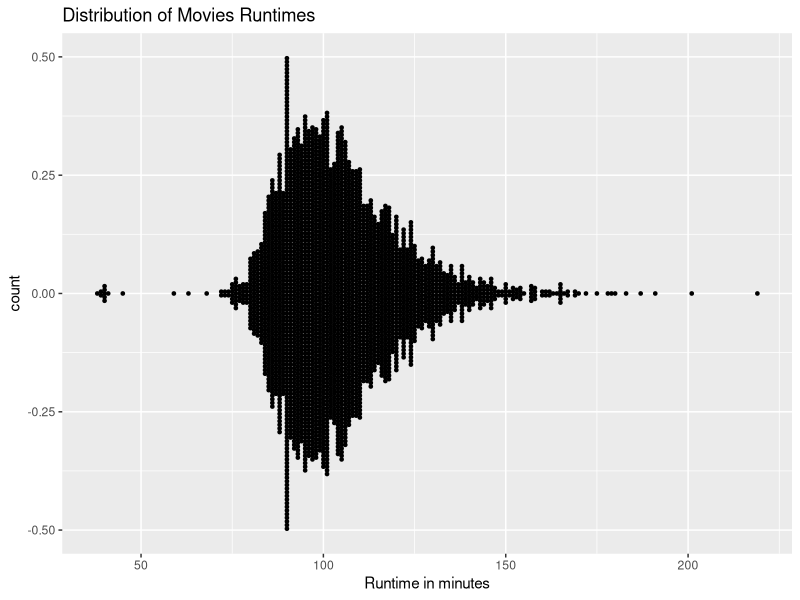
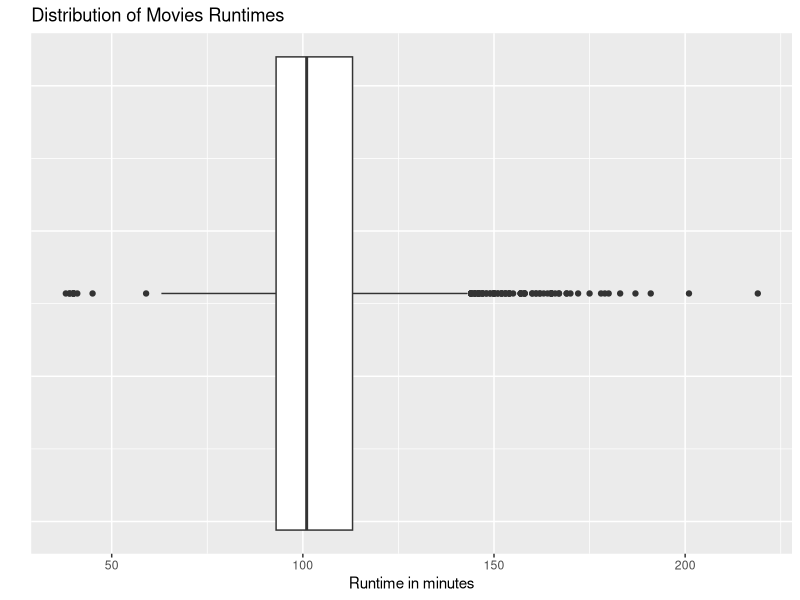
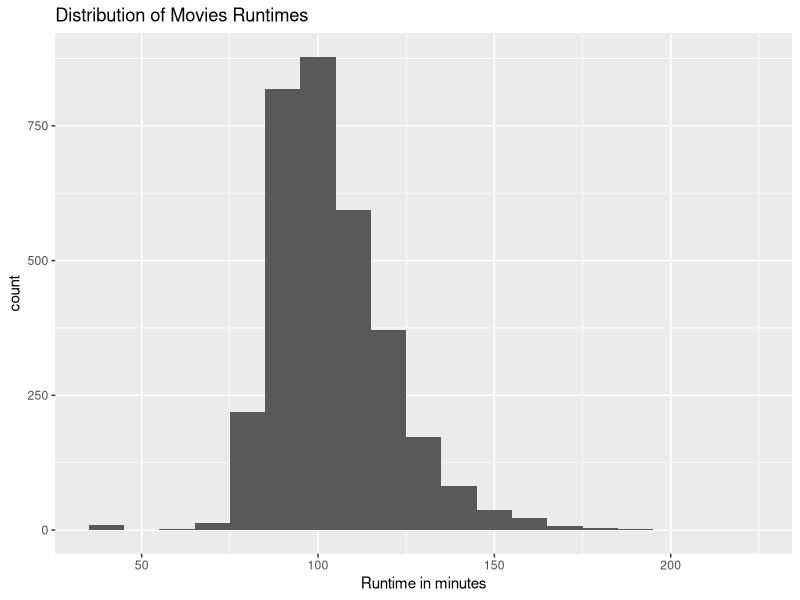
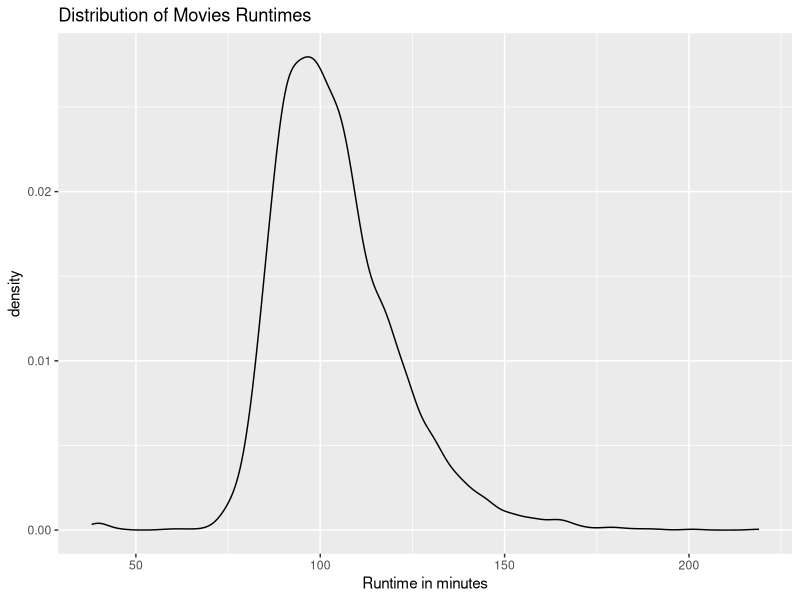
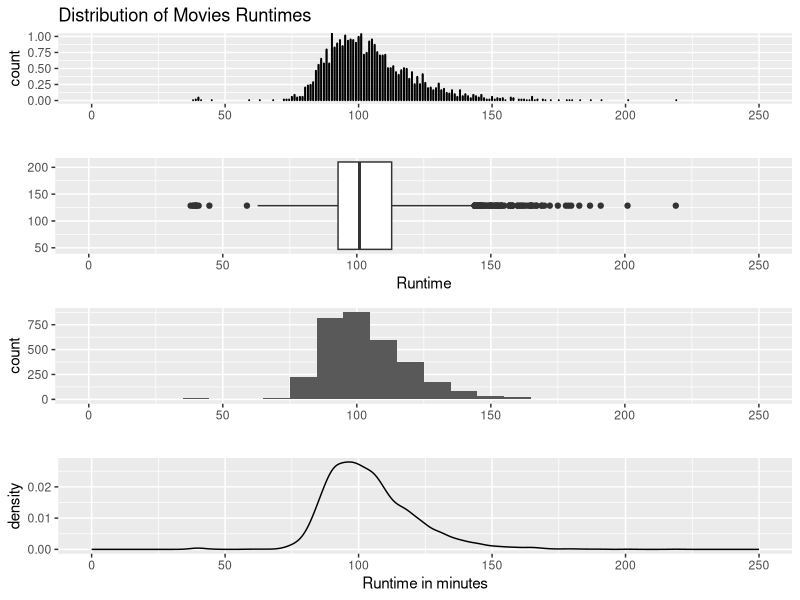

Here is the R script that generated these plots, in order:

library(ggplot2)
movies = read.csv("../data/Movies.csv")
main_title <- "Distribution of Movies Runtimes"
x_lab = "Runtime in minutes"

ggplot(
  data = movies,
  aes(x = Runtime, stat = "count")) +
  geom_dotplot(
    binwidth = 1,
    stackdir = "center") +
  ggtitle(main_title) +
  xlab(x_lab)

ggplot(
  data = movies,
  aes(x= Runtime, y=Runtime)) +
  geom_boxplot() + 
  coord_flip() +
  ggtitle(main_title) + 
  xlab("") +
  ylab(x_lab) +
  theme(
    axis.text.y = element_blank(),
    axis.ticks.y = element_blank())

ggplot(
  data = movies,
  aes(x = Runtime)) +
  geom_histogram(binwidth = 10) +
  ggtitle(main_title) + 
  xlab(x_lab)

ggplot(
  data = movies,
  aes(x=Runtime)) +
  geom_density() +
  ggtitle(main_title) +
  xlab(x_lab)


#Plot small multiples of all four
# This was not working on R notebooks, so testing out for standard R script file
while (!is.null(dev.list()))  dev.off()

library(grid)

viewport <- viewport(
  layout = grid.layout(4,1))

pushViewport(viewport)

dot <-ggplot(
  data = movies,
  aes(x = Runtime, ..count..)) +
  geom_dotplot(
    binwidth = 0.25) +
  scale_x_continuous(
    limits = c(0,250)) +
  ggtitle(main_title) +
  xlab("")

print(
  x = dot,
  vp = viewport(
    layout.pos.row = 1,
    layout.pos.col = 1))

box <- ggplot(
  data = movies,
  aes(x = Runtime, y = Runtime)) +
  geom_boxplot() +
  coord_flip() +
  scale_y_continuous(
    limits = c(0,250)) + 
  xlab("")

print(
  x = box,
  vp = viewport(
    layout.pos.row = 2,
    layout.pos.col = 1))

hist <- ggplot(
  data = movies, 
  aes(x = Runtime)) +
  geom_histogram(binwidth = 10) +
  scale_x_continuous(
    limits = c(0, 250)) +
  xlab("")

print(
  x = hist,
  vp = viewport(
    layout.pos.col = 1,
    layout.pos.row = 3)) 

density <- ggplot(
  data = movies, 
  aes(x = Runtime)) +
  geom_density() +
  scale_x_continuous(
    limits = c(0, 250)) +
  xlab(x_lab)

print(
  x = density,
  vp = viewport(
    layout.pos.col = 1,
    layout.pos.row = 4))